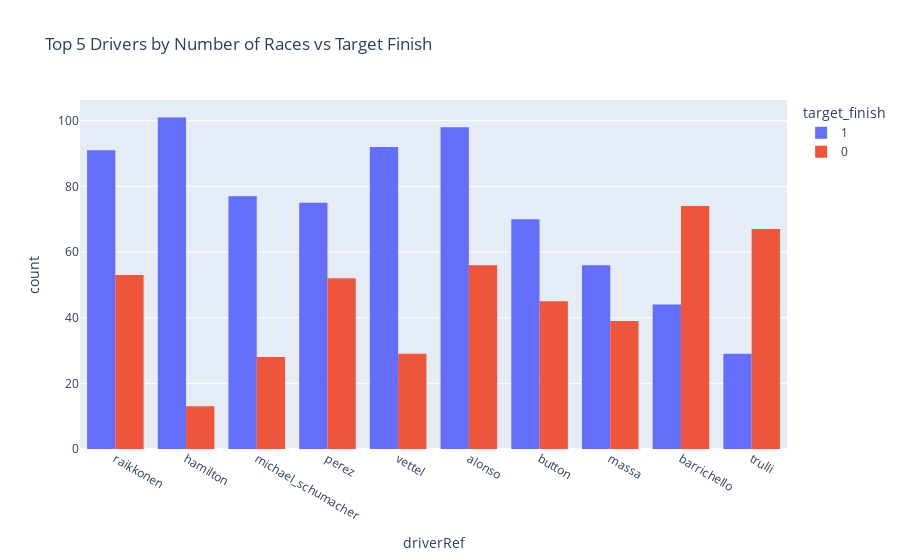

Notebook code cell kept with this figure:
### Code cell
driver_counts = df['driverRef'].value_counts()
top5_drivers = driver_counts.head(10).index.tolist()
df_top5 = df[df['driverRef'].isin(top5_drivers)]
fig = px.histogram(df_top5, x='driverRef', color='target_finish',
                   title='Top 5 Drivers by Number of Races vs Target Finish',
                   barmode='group') 
fig.show()

### Figure 1 — Plotly figure (JSON) as saved in the notebook; plotly's stock layout.template omitted (floating-point values rounded to 4 significant figures; data arrays with more than 128 entries replaced by an {"elided": "..."} marker saying what was removed)
{"data": [{"alignmentgroup": "True", "bingroup": "x", "hovertemplate": "target_finish=1<br>driverRef=%{x}<br>count=%{y}<extra></extra>", "legendgroup": "1", "marker": {"color": "#636efa", "pattern": {"shape": ""}}, "name": "1", "offsetgroup": "1", "orientation": "v", "showlegend": true, "type": "histogram", "x": {"elided": "733 str values"}, "xaxis": "x", "yaxis": "y"}, {"alignmentgroup": "True", "bingroup": "x", "hovertemplate": "target_finish=0<br>driverRef=%{x}<br>count=%{y}<extra></extra>", "legendgroup": "0", "marker": {"color": "#EF553B", "pattern": {"shape": ""}}, "name": "0", "offsetgroup": "0", "orientation": "v", "showlegend": true, "type": "histogram", "x": {"elided": "456 str values"}, "xaxis": "x", "yaxis": "y"}], "layout": {"barmode": "group", "legend": {"title": {"text": "target_finish"}, "tracegroupgap": 0}, "title": {"text": "Top 5 Drivers by Number of Races vs Target Finish"}, "xaxis": {"anchor": "y", "domain": [0, 1], "title": {"text": "driverRef"}}, "yaxis": {"anchor": "x", "domain": [0, 1], "title": {"text": "count"}}}}
